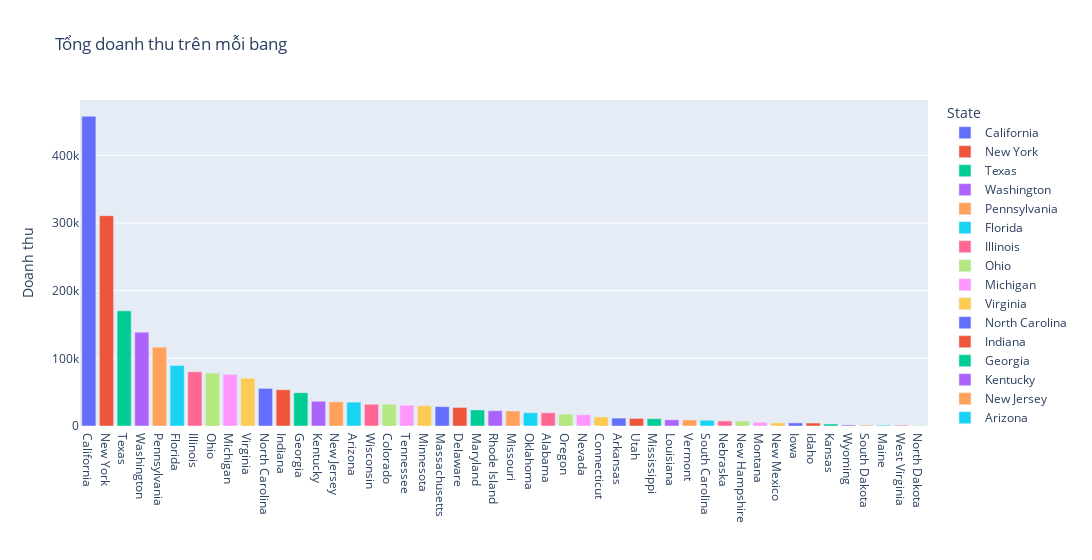

The notebook cell saved with this chart:
### Code cell
state_sales = df.groupby('State')['Sales'].sum().reset_index()
state_sales = state_sales.sort_values(by=['Sales'],ascending=False)
fig_state_sales = px.bar(state_sales,x='State',y='Sales',color='State',title='Tổng doanh thu trên mỗi bang')
fig_state_sales.update_layout(
    yaxis_title = 'Doanh thu',
    xaxis_title = '',
    width = 5000
)
fig_state_sales.show()

### Figure 1 — Plotly figure (JSON) as saved in the notebook; plotly's stock layout.template omitted (floating-point values rounded to 4 significant figures)
{"data": [{"alignmentgroup": "True", "hovertemplate": "State=%{x}<br>Sales=%{y}<extra></extra>", "legendgroup": "California", "marker": {"color": "#636efa", "pattern": {"shape": ""}}, "name": "California", "offsetgroup": "California", "orientation": "v", "showlegend": true, "textposition": "auto", "type": "bar", "x": ["California"], "xaxis": "x", "y": [457700.0], "yaxis": "y"}, {"alignmentgroup": "True", "hovertemplate": "State=%{x}<br>Sales=%{y}<extra></extra>", "legendgroup": "New York", "marker": {"color": "#EF553B", "pattern": {"shape": ""}}, "name": "New York", "offsetgroup": "New York", "orientation": "v", "showlegend": true, "textposition": "auto", "type": "bar", "x": ["New York"], "xaxis": "x", "y": [310900.0], "yaxis": "y"}, {"alignmentgroup": "True", "hovertemplate": "State=%{x}<br>Sales=%{y}<extra></extra>", "legendgroup": "Texas", "marker": {"color": "#00cc96", "pattern": {"shape": ""}}, "name": "Texas", "offsetgroup": "Texas", "orientation": "v", "showlegend": true, "textposition": "auto", "type": "bar", "x": ["Texas"], "xaxis": "x", "y": [170200.0], "yaxis": "y"}, {"alignmentgroup": "True", "hovertemplate": "State=%{x}<br>Sales=%{y}<extra></extra>", "legendgroup": "Washington", "marker": {"color": "#ab63fa", "pattern": {"shape": ""}}, "name": "Washington", "offsetgroup": "Washington", "orientation": "v", "showlegend": true, "textposition": "auto", "type": "bar", "x": ["Washington"], "xaxis": "x", "y": [138600.0], "yaxis": "y"}, {"alignmentgroup": "True", "hovertemplate": "State=%{x}<br>Sales=%{y}<extra></extra>", "legendgroup": "Pennsylvania", "marker": {"color": "#FFA15A", "pattern": {"shape": ""}}, "name": "Pennsylvania", "offsetgroup": "Pennsylvania", "orientation": "v", "showlegend": true, "textposition": "auto", "type": "bar", "x": ["Pennsylvania"], "xaxis": "x", "y": [116500.0], "yaxis": "y"}, {"alignmentgroup": "True", "hovertemplate": "State=%{x}<br>Sales=%{y}<extra></extra>", "legendgroup": "Florida", "marker": {"color": "#19d3f3", "pattern": {"shape": ""}}, "name": "Florida", "offsetgroup": "Florida", "orientation": "v", "showlegend": true, "textposition": "auto", "type": "bar", "x": ["Florida"], "xaxis": "x", "y": [89470.0], "yaxis": "y"}, {"alignmentgroup": "True", "hovertemplate": "State=%{x}<br>Sales=%{y}<extra></extra>", "legendgroup": "Illinois", "marker": {"color": "#FF6692", "pattern": {"shape": ""}}, "name": "Illinois", "offsetgroup": "Illinois", "orientation": "v", "showlegend": true, "textposition": "auto", "type": "bar", "x": ["Illinois"], "xaxis": "x", "y": [80170.0], "yaxis": "y"}, {"alignmentgroup": "True", "hovertemplate": "State=%{x}<br>Sales=%{y}<extra></extra>", "legendgroup": "Ohio", "marker": {"color": "#B6E880", "pattern": {"shape": ""}}, "name": "Ohio", "offsetgroup": "Ohio", "orientation": "v", "showlegend": true, "textposition": "auto", "type": "bar", "x": ["Ohio"], "xaxis": "x", "y": [78260.0], "yaxis": "y"}, {"alignmentgroup": "True", "hovertemplate": "State=%{x}<br>Sales=%{y}<extra></extra>", "legendgroup": "Michigan", "marker": {"color": "#FF97FF", "pattern": {"shape": ""}}, "name": "Michigan", "offsetgroup": "Michigan", "orientation": "v", "showlegend": true, "textposition": "auto", "type": "bar", "x": ["Michigan"], "xaxis": "x", "y": [76270.0], "yaxis": "y"}, {"alignmentgroup": "True", "hovertemplate": "State=%{x}<br>Sales=%{y}<extra></extra>", "legendgroup": "Virginia", "marker": {"color": "#FECB52", "pattern": {"shape": ""}}, "name": "Virginia", "offsetgroup": "Virginia", "orientation": "v", "showlegend": true, "textposition": "auto", "type": "bar", "x": ["Virginia"], "xaxis": "x", "y": [70640.0], "yaxis": "y"}, {"alignmentgroup": "True", "hovertemplate": "State=%{x}<br>Sales=%{y}<extra></extra>", "legendgroup": "North Carolina", "marker": {"color": "#636efa", "pattern": {"shape": ""}}, "name": "North Carolina", "offsetgroup": "North Carolina", "orientation": "v", "showlegend": true, "textposition": "auto", "type": "bar", "x": ["North Carolina"], "xaxis": "x", "y": [55600.0], "yaxis": "y"}, {"alignmentgroup": "True", "hovertemplate": "State=%{x}<br>Sales=%{y}<extra></extra>", "legendgroup": "Indiana", "marker": {"color": "#EF553B", "pattern": {"shape": ""}}, "name": "Indiana", "offsetgroup": "Indiana", "orientation": "v", "showlegend": true, "textposition": "auto", "type": "bar", "x": ["Indiana"], "xaxis": "x", "y": [53560.0], "yaxis": "y"}, {"alignmentgroup": "True", "hovertemplate": "State=%{x}<br>Sales=%{y}<extra></extra>", "legendgroup": "Georgia", "marker": {"color": "#00cc96", "pattern": {"shape": ""}}, "name": "Georgia", "offsetgroup": "Georgia", "orientation": "v", "showlegend": true, "textposition": "auto", "type": "bar", "x": ["Georgia"], "xaxis": "x", "y": [49100.0], "yaxis": "y"}, {"alignmentgroup": "True", "hovertemplate": "State=%{x}<br>Sales=%{y}<extra></extra>", "legendgroup": "Kentucky", "marker": {"color": "#ab63fa", "pattern": {"shape": ""}}, "name": "Kentucky", "offsetgroup": "Kentucky", "orientation": "v", "showlegend": true, "textposition": "auto", "type": "bar", "x": ["Kentucky"], "xaxis": "x", "y": [36590.0], "yaxis": "y"}, {"alignmentgroup": "True", "hovertemplate": "State=%{x}<br>Sales=%{y}<extra></extra>", "legendgroup": "New Jersey", "marker": {"color": "#FFA15A", "pattern": {"shape": ""}}, "name": "New Jersey", "offsetgroup": "New Jersey", "orientation": "v", "showlegend": true, "textposition": "auto", "type": "bar", "x": ["New Jersey"], "xaxis": "x", "y": [35760.0], "yaxis": "y"}, {"alignmentgroup": "True", "hovertemplate": "State=%{x}<br>Sales=%{y}<extra></extra>", "legendgroup": "Arizona", "marker": {"color": "#19d3f3", "pattern": {"shape": ""}}, "name": "Arizona", "offsetgroup": "Arizona", "orientation": "v", "showlegend": true, "textposition": "auto", "type": "bar", "x": ["Arizona"], "xaxis": "x", "y": [35280.0], "yaxis": "y"}, {"alignmentgroup": "True", "hovertemplate": "State=%{x}<br>Sales=%{y}<extra></extra>", "legendgroup": "Wisconsin", "marker": {"color": "#FF6692", "pattern": {"shape": ""}}, "name": "Wisconsin", "offsetgroup": "Wisconsin", "orientation": "v", "showlegend": true, "textposition": "auto", "type": "bar", "x": ["Wisconsin"], "xaxis": "x", "y": [32110.0], "yaxis": "y"}, {"alignmentgroup": "True", "hovertemplate": "State=%{x}<br>Sales=%{y}<extra></extra>", "legendgroup": "Colorado", "marker": {"color": "#B6E880", "pattern": {"shape": ""}}, "name": "Colorado", "offsetgroup": "Colorado", "orientation": "v", "showlegend": true, "textposition": "auto", "type": "bar", "x": ["Colorado"], "xaxis": "x", "y": [32110.0], "yaxis": "y"}, {"alignmentgroup": "True", "hovertemplate": "State=%{x}<br>Sales=%{y}<extra></extra>", "legendgroup": "Tennessee", "marker": {"color": "#FF97FF", "pattern": {"shape": ""}}, "name": "Tennessee", "offsetgroup": "Tennessee", "orientation": "v", "showlegend": true, "textposition": "auto", "type": "bar", "x": ["Tennessee"], "xaxis": "x", "y": [30660.0], "yaxis": "y"}, {"alignmentgroup": "True", "hovertemplate": "State=%{x}<br>Sales=%{y}<extra></extra>", "legendgroup": "Minnesota", "marker": {"color": "#FECB52", "pattern": {"shape": ""}}, "name": "Minnesota", "offsetgroup": "Minnesota", "orientation": "v", "showlegend": true, "textposition": "auto", "type": "bar", "x": ["Minnesota"], "xaxis": "x", "y": [29860.0], "yaxis": "y"}, {"alignmentgroup": "True", "hovertemplate": "State=%{x}<br>Sales=%{y}<extra></extra>", "legendgroup": "Massachusetts", "marker": {"color": "#636efa", "pattern": {"shape": ""}}, "name": "Massachusetts", "offsetgroup": "Massachusetts", "orientation": "v", "showlegend": true, "textposition": "auto", "type": "bar", "x": ["Massachusetts"], "xaxis": "x", "y": [28630.0], "yaxis": "y"}, {"alignmentgroup": "True", "hovertemplate": "State=%{x}<br>Sales=%{y}<extra></extra>", "legendgroup": "Delaware", "marker": {"color": "#EF553B", "pattern": {"shape": ""}}, "name": "Delaware", "offsetgroup": "Delaware", "orientation": "v", "showlegend": true, "textposition": "auto", "type": "bar", "x": ["Delaware"], "xaxis": "x", "y": [27450.0], "yaxis": "y"}, {"alignmentgroup": "True", "hovertemplate": "State=%{x}<br>Sales=%{y}<extra></extra>", "legendgroup": "Maryland", "marker": {"color": "#00cc96", "pattern": {"shape": ""}}, "name": "Maryland", "offsetgroup": "Maryland", "orientation": "v", "showlegend": true, "textposition": "auto", "type": "bar", "x": ["Maryland"], "xaxis": "x", "y": [23710.0], "yaxis": "y"}, {"alignmentgroup": "True", "hovertemplate": "State=%{x}<br>Sales=%{y}<extra></extra>", "legendgroup": "Rhode Island", "marker": {"color": "#ab63fa", "pattern": {"shape": ""}}, "name": "Rhode Island", "offsetgroup": "Rhode Island", "orientation": "v", "showlegend": true, "textposition": "auto", "type": "bar", "x": ["Rhode Island"], "xaxis": "x", "y": [22630.0], "yaxis": "y"}, {"alignmentgroup": "True", "hovertemplate": "State=%{x}<br>Sales=%{y}<extra></extra>", "legendgroup": "Missouri", "marker": {"color": "#FFA15A", "pattern": {"shape": ""}}, "name": "Missouri", "offsetgroup": "Missouri", "orientation": "v", "showlegend": true, "textposition": "auto", "type": "bar", "x": ["Missouri"], "xaxis": "x", "y": [22210.0], "yaxis": "y"}, {"alignmentgroup": "True", "hovertemplate": "State=%{x}<br>Sales=%{y}<extra></extra>", "legendgroup": "Oklahoma", "marker": {"color": "#19d3f3", "pattern": {"shape": ""}}, "name": "Oklahoma", "offsetgroup": "Oklahoma", "orientation": "v", "showlegend": true, "textposition": "auto", "type": "bar", "x": ["Oklahoma"], "xaxis": "x", "y": [19680.0], "yaxis": "y"}, {"alignmentgroup": "True", "hovertemplate": "State=%{x}<br>Sales=%{y}<extra></extra>", "legendgroup": "Alabama", "marker": {"color": "#FF6692", "pattern": {"shape": ""}}, "name": "Alabama", "offsetgroup": "Alabama", "orientation": "v", "showlegend": true, "textposition": "auto", "type": "bar", "x": ["Alabama"], "xaxis": "x", "y": [19510.0], "yaxis": "y"}, {"alignmentgroup": "True", "hovertemplate": "State=%{x}<br>Sales=%{y}<extra></extra>", "legendgroup": "Oregon", "marker": {"color": "#B6E880", "pattern": {"shape": ""}}, "name": "Oregon", "offsetgroup": "Oregon", "orientation": "v", "showlegend": true, "textposition": "auto", "type": "bar", "x": ["Oregon"], "xaxis": "x", "y": [17430.0], "yaxis": "y"}, {"alignmentgroup": "True", "hovertemplate": "State=%{x}<br>Sales=%{y}<extra></extra>", "legendgroup": "Nevada", "marker": {"color": "#FF97FF", "pattern": {"shape": ""}}, "name": "Nevada", "offsetgroup": "Nevada", "orientation": "v", "showlegend": true, "textposition": "auto", "type": "bar", "x": ["Nevada"], "xaxis": "x", "y": [16730.0], "yaxis": "y"}, {"alignmentgroup": "True", "hovertemplate": "State=%{x}<br>Sales=%{y}<extra></extra>", "legendgroup": "Connecticut", "marker": {"color": "#FECB52", "pattern": {"shape": ""}}, "name": "Connecticut", "offsetgroup": "Connecticut", "orientation": "v", "showlegend": true, "textposition": "auto", "type": "bar", "x": ["Connecticut"], "xaxis": "x", "y": [13380.0], "yaxis": "y"}, {"alignmentgroup": "True", "hovertemplate": "State=%{x}<br>Sales=%{y}<extra></extra>", "legendgroup": "Arkansas", "marker": {"color": "#636efa", "pattern": {"shape": ""}}, "name": "Arkansas", "offsetgroup": "Arkansas", "orientation": "v", "showlegend": true, "textposition": "auto", "type": "bar", "x": ["Arkansas"], "xaxis": "x", "y": [11680.0], "yaxis": "y"}, {"alignmentgroup": "True", "hovertemplate": "State=%{x}<br>Sales=%{y}<extra></extra>", "legendgroup": "Utah", "marker": {"color": "#EF553B", "pattern": {"shape": ""}}, "name": "Utah", "offsetgroup": "Utah", "orientation": "v", "showlegend": true, "textposition": "auto", "type": "bar", "x": ["Utah"], "xaxis": "x", "y": [11220.0], "yaxis": "y"}, {"alignmentgroup": "True", "hovertemplate": "State=%{x}<br>Sales=%{y}<extra></extra>", "legendgroup": "Mississippi", "marker": {"color": "#00cc96", "pattern": {"shape": ""}}, "name": "Mississippi", "offsetgroup": "Mississippi", "orientation": "v", "showlegend": true, "textposition": "auto", "type": "bar", "x": ["Mississippi"], "xaxis": "x", "y": [10770.0], "yaxis": "y"}, {"alignmentgroup": "True", "hovertemplate": "State=%{x}<br>Sales=%{y}<extra></extra>", "legendgroup": "Louisiana", "marker": {"color": "#ab63fa", "pattern": {"shape": ""}}, "name": "Louisiana", "offsetgroup": "Louisiana", "orientation": "v", "showlegend": true, "textposition": "auto", "type": "bar", "x": ["Louisiana"], "xaxis": "x", "y": [9217.0], "yaxis": "y"}, {"alignmentgroup": "True", "hovertemplate": "State=%{x}<br>Sales=%{y}<extra></extra>", "legendgroup": "Vermont", "marker": {"color": "#FFA15A", "pattern": {"shape": ""}}, "name": "Vermont", "offsetgroup": "Vermont", "orientation": "v", "showlegend": true, "textposition": "auto", "type": "bar", "x": ["Vermont"], "xaxis": "x", "y": [8929.0], "yaxis": "y"}, {"alignmentgroup": "True", "hovertemplate": "State=%{x}<br>Sales=%{y}<extra></extra>", "legendgroup": "South Carolina", "marker": {"color": "#19d3f3", "pattern": {"shape": ""}}, "name": "South Carolina", "offsetgroup": "South Carolina", "orientation": "v", "showlegend": true, "textposition": "auto", "type": "bar", "x": ["South Carolina"], "xaxis": "x", "y": [8482.0], "yaxis": "y"}, {"alignmentgroup": "True", "hovertemplate": "State=%{x}<br>Sales=%{y}<extra></extra>", "legendgroup": "Nebraska", "marker": {"color": "#FF6692", "pattern": {"shape": ""}}, "name": "Nebraska", "offsetgroup": "Nebraska", "orientation": "v", "showlegend": true, "textposition": "auto", "type": "bar", "x": ["Nebraska"], "xaxis": "x", "y": [7465.0], "yaxis": "y"}, {"alignmentgroup": "True", "hovertemplate": "State=%{x}<br>Sales=%{y}<extra></extra>", "legendgroup": "New Hampshire", "marker": {"color": "#B6E880", "pattern": {"shape": ""}}, "name": "New Hampshire", "offsetgroup": "New Hampshire", "orientation": "v", "showlegend": true, "textposition": "auto", "type": "bar", "x": ["New Hampshire"], "xaxis": "x", "y": [7293.0], "yaxis": "y"}, {"alignmentgroup": "True", "hovertemplate": "State=%{x}<br>Sales=%{y}<extra></extra>", "legendgroup": "Montana", "marker": {"color": "#FF97FF", "pattern": {"shape": ""}}, "name": "Montana", "offsetgroup": "Montana", "orientation": "v", "showlegend": true, "textposition": "auto", "type": "bar", "x": ["Montana"], "xaxis": "x", "y": [5589.0], "yaxis": "y"}, {"alignmentgroup": "True", "hovertemplate": "State=%{x}<br>Sales=%{y}<extra></extra>", "legendgroup": "New Mexico", "marker": {"color": "#FECB52", "pattern": {"shape": ""}}, "name": "New Mexico", "offsetgroup": "New Mexico", "orientation": "v", "showlegend": true, "textposition": "auto", "type": "bar", "x": ["New Mexico"], "xaxis": "x", "y": [4784.0], "yaxis": "y"}, {"alignmentgroup": "True", "hovertemplate": "State=%{x}<br>Sales=%{y}<extra></extra>", "legendgroup": "Iowa", "marker": {"color": "#636efa", "pattern": {"shape": ""}}, "name": "Iowa", "offsetgroup": "Iowa", "orientation": "v", "showlegend": true, "textposition": "auto", "type": "bar", "x": ["Iowa"], "xaxis": "x", "y": [4580.0], "yaxis": "y"}, {"alignmentgroup": "True", "hovertemplate": "State=%{x}<br>Sales=%{y}<extra></extra>", "legendgroup": "Idaho", "marker": {"color": "#EF553B", "pattern": {"shape": ""}}, "name": "Idaho", "offsetgroup": "Idaho", "orientation": "v", "showlegend": true, "textposition": "auto", "type": "bar", "x": ["Idaho"], "xaxis": "x", "y": [4382.0], "yaxis": "y"}, {"alignmentgroup": "True", "hovertemplate": "State=%{x}<br>Sales=%{y}<extra></extra>", "legendgroup": "Kansas", "marker": {"color": "#00cc96", "pattern": {"shape": ""}}, "name": "Kansas", "offsetgroup": "Kansas", "orientation": "v", "showlegend": true, "textposition": "auto", "type": "bar", "x": ["Kansas"], "xaxis": "x", "y": [2914.0], "yaxis": "y"}, {"alignmentgroup": "True", "hovertemplate": "State=%{x}<br>Sales=%{y}<extra></extra>", "legendgroup": "Wyoming", "marker": {"color": "#ab63fa", "pattern": {"shape": ""}}, "name": "Wyoming", "offsetgroup": "Wyoming", "orientation": "v", "showlegend": true, "textposition": "auto", "type": "bar", "x": ["Wyoming"], "xaxis": "x", "y": [1603.0], "yaxis": "y"}, {"alignmentgroup": "True", "hovertemplate": "State=%{x}<br>Sales=%{y}<extra></extra>", "legendgroup": "South Dakota", "marker": {"color": "#FFA15A", "pattern": {"shape": ""}}, "name": "South Dakota", "offsetgroup": "South Dakota", "orientation": "v", "showlegend": true, "textposition": "auto", "type": "bar", "x": ["South Dakota"], "xaxis": "x", "y": [1316.0], "yaxis": "y"}, {"alignmentgroup": "True", "hovertemplate": "State=%{x}<br>Sales=%{y}<extra></extra>", "legendgroup": "Maine", "marker": {"color": "#19d3f3", "pattern": {"shape": ""}}, "name": "Maine", "offsetgroup": "Maine", "orientation": "v", "showlegend": true, "textposition": "auto", "type": "bar", "x": ["Maine"], "xaxis": "x", "y": [1271.0], "yaxis": "y"}, {"alignmentgroup": "True", "hovertemplate": "State=%{x}<br>Sales=%{y}<extra></extra>", "legendgroup": "West Virginia", "marker": {"color": "#FF6692", "pattern": {"shape": ""}}, "name": "West Virginia", "offsetgroup": "West Virginia", "orientation": "v", "showlegend": true, "textposition": "auto", "type": "bar", "x": ["West Virginia"], "xaxis": "x", "y": [1210.0], "yaxis": "y"}, {"alignmentgroup": "True", "hovertemplate": "State=%{x}<br>Sales=%{y}<extra></extra>", "legendgroup": "North Dakota", "marker": {"color": "#B6E880", "pattern": {"shape": ""}}, "name": "North Dakota", "offsetgroup": "North Dakota", "orientation": "v", "showlegend": true, "textposition": "auto", "type": "bar", "x": ["North Dakota"], "xaxis": "x", "y": [919.9], "yaxis": "y"}], "layout": {"barmode": "relative", "legend": {"title": {"text": "State"}, "tracegroupgap": 0}, "title": {"text": "Tổng doanh thu trên mỗi bang"}, "width": 5000, "xaxis": {"anchor": "y", "categoryarray": ["California", "New York", "Texas", "Washington", "Pennsylvania", "Florida", "Illinois", "Ohio", "Michigan", "Virginia", "North Carolina", "Indiana", "Georgia", "Kentucky", "New Jersey", "Arizona", "Wisconsin", "Colorado", "Tennessee", "Minnesota", "Massachusetts", "Delaware", "Maryland", "Rhode Island", "Missouri", "Oklahoma", "Alabama", "Oregon", "Nevada", "Connecticut", "Arkansas", "Utah", "Mississippi", "Louisiana", "Vermont", "South Carolina", "Nebraska", "New Hampshire", "Montana", "New Mexico", "Iowa", "Idaho", "Kansas", "Wyoming", "South Dakota", "Maine", "West Virginia", "North Dakota"], "categoryorder": "array", "domain": [0, 1], "title": {"text": ""}}, "yaxis": {"anchor": "x", "domain": [0, 1], "title": {"text": "Doanh thu"}}}}
